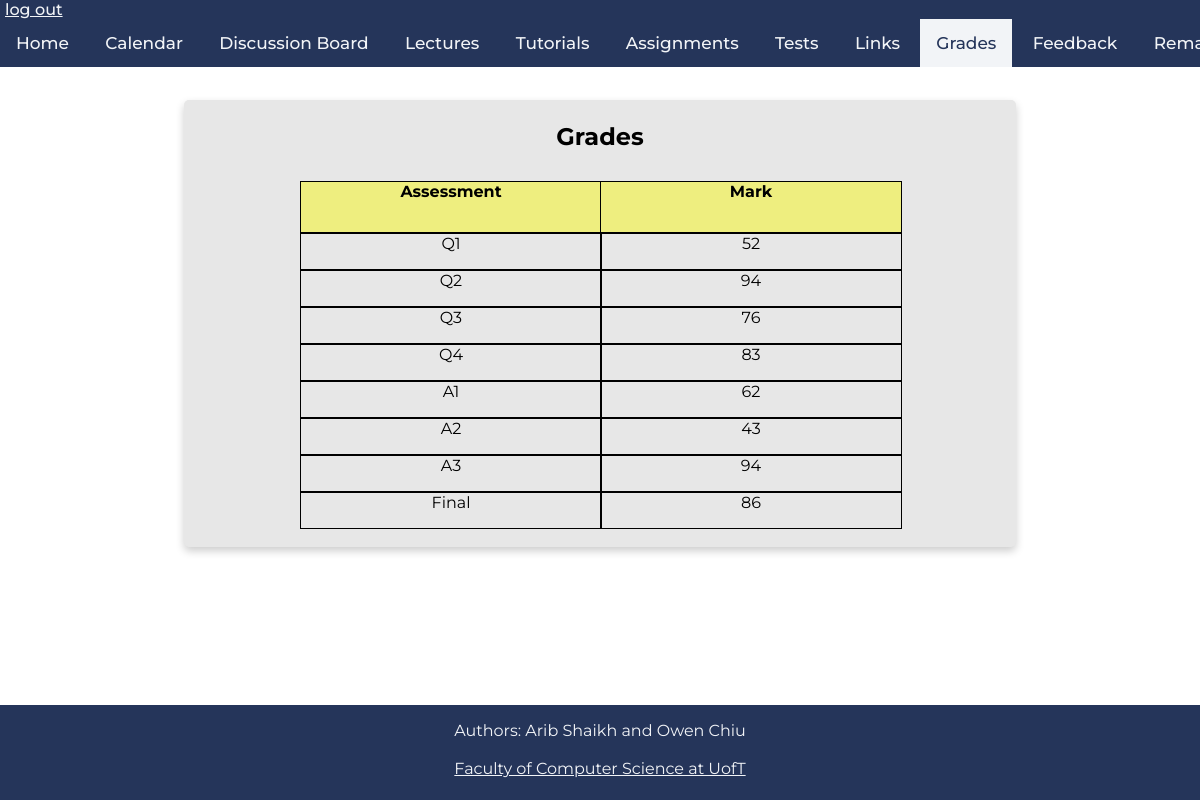
The page /grades (signed in) on the database as committed earlier.
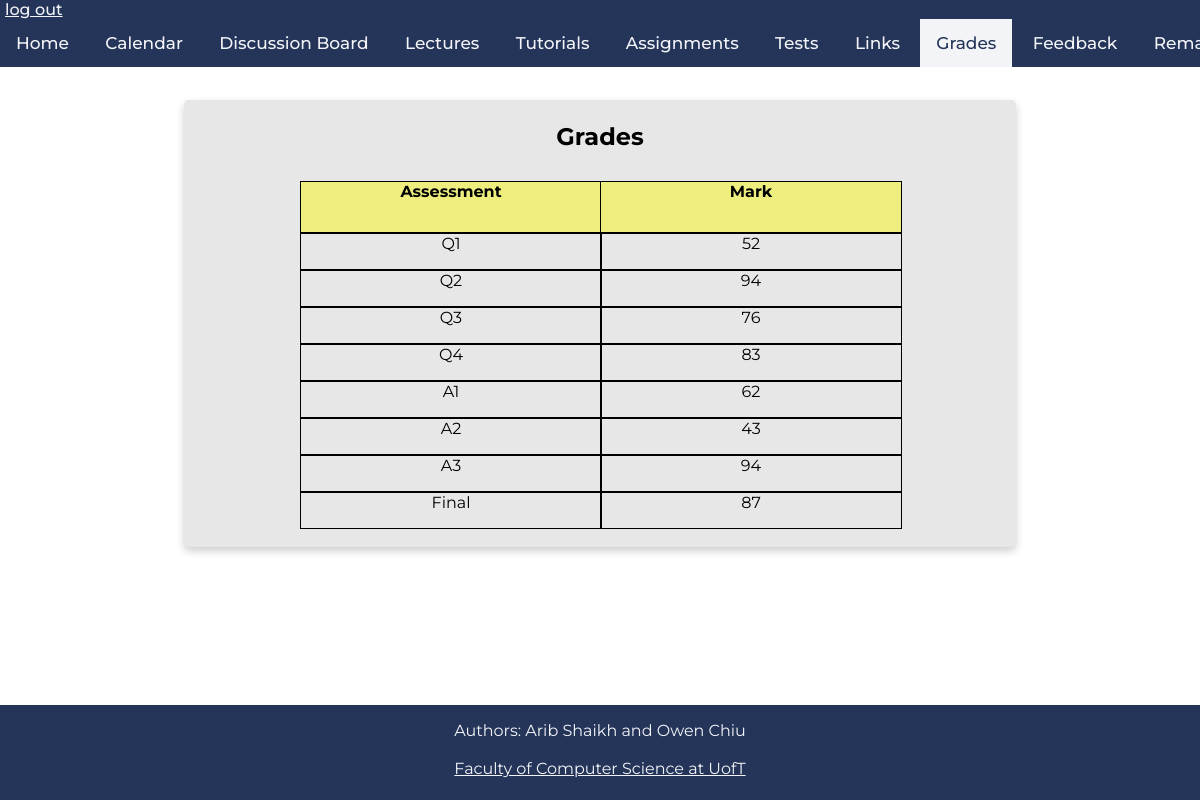
The same page on the database as committed later.
### tables this page shows
CREATE TABLE marks(
	username VARCHAR(256) NOT NULL,
	mark_id VARCHAR(256) NOT NULL,
	mark INTEGER NOT NULL,
	FOREIGN KEY(username) REFERENCES students(username),
	CHECK (mark_id IN ('Q1', 'Q2', 'Q3', 'Q4', 'A1', 'A2', 'A3', 'Final')),
	CHECK (mark > -1 and mark <101)
	);

### app.py (the view, shortened to what this page needs)
@app.route('/grades')
def retrieveGrades():
	if 'username' in session:
		student_session = session.get('student')
		instructor_session = session.get('instructor')
		db = get_db()
		db.row_factory = make_dicts
		if student_session:
			student_grades = query_db(
				"SELECT mark_id, mark FROM marks WHERE username = ?",[session['username']] , one=False)
			db.close()
			return render_template("grades.html", student_grades = student_grades)
	return redirect(url_for('login'))

### app.py (called while the page is built)
def get_db():
    db = getattr(g, '_database', None)
    if db is None:
        db = g._database = sqlite3.connect(DATABASE)
    return db

def make_dicts(cursor, row):
    return dict((cursor.description[idx][0], value)
                for idx, value in enumerate(row))

def query_db(query, args=(), one=False):
    cur = get_db().execute(query, args)
    rv = cur.fetchall()
    cur.close()
    return (rv[0] if rv else None) if one else rv

@app.teardown_appcontext
def close_connection(exception):
    db = getattr(g, '_database', None)
    if db is not None:
        db.close()

### templates/grades.html (shortened to what this page needs)
<!DOCTYPE html>
<html>
    <head>
        <link rel="stylesheet" href="../static/css/main.css" />
        <link rel="stylesheet" href="../static/css/grades.css" />
        <link rel="stylesheet" href="../static/css/navbar_footer.css" />
    </head>
    <body>
        <div class="navbar">
            <a class="logout" href="./logout">log out</a>
            <div class="links">
                <a href="./">Home</a>
                <a href="./calendar">Calendar</a>
                <a href="https://piazza.com/class/kk052lckppx73x" target="_blank">Discussion Board</a>
                <a href="./lectures">Lectures</a>
                <a href="./tutorials">Tutorials</a>
                <a href="./assignments">Assignments</a>
                <a href="./tests">Tests</a>
                <a href="./links">Links</a>
                <a href="./grades" class="active-page" >Grades</a>
                <a href="./feedback">Feedback</a>
                <a href="./remark">Remark Request</a>
            </div>
        </div>
        {% if session['student'] %}
        <div class='Box'>
                <h2>Grades</h2>
                <div class="table">
                        <div class="column">
                            <div class="headerrow">Assessment</div>
                            {% for grades in student_grades %}
                            <div class="row">{{grades['mark_id']}}</div>
                            {% endfor %}
                        </div>
                        <div class="column">
                                <div class="headerrow">Mark</div>
                            {% for grades in student_grades %}
                            <div class="row">{{grades['mark']}}</div>
                            {% endfor %}
                        </div>
                </div>
        </div>
        {% endif %}
        <footer>
                <p>Authors: Arib Shaikh and Owen Chiu<br>
                <br>
                <a href="https://web.cs.toronto.edu/" target="_blank">Faculty of Computer Science at UofT</a></p>
            </footer>
    </body>

### static/css/main.css (style rules this page uses)
html { font-family: 'Montserrat', sans-serif; }
body { height:100vh; margin: 0px; display:flex; flex-direction:column; text-align: center; }
.Box { background-color: rgb(231, 231, 231); display: flex; flex-direction: column; flex-grow: 1; margin:0px auto; margin-bottom: 12px; box-shadow: 0 4px 8px 0 rgba(0, 0, 0, 0.2); transition: 0.3s; border-radius: 5px; padding: 2px 16px; text-align: center; justify-content: center; align-items: center; width: 800px; }

### static/css/grades.css (style rules this page uses)
.Box { flex-grow: 0; margin-top: 100px; margin-bottom: 50px; }
.table { display: flex; margin: auto; margin-top: 10px; width: 75%; }
.column { margin-bottom: 1em; width: 100%; }
.row { border: 1px black solid; height: 35px; margin: auto; width: 100%; text-align: center; padding: 0 0; }
.headerrow { border: 1px black solid; height: 50px; margin: auto; width: 100%; text-align: center; padding: 0 0; font-weight: bold; background-color: rgb(238, 238, 127); }

### static/css/navbar_footer.css (style rules this page uses)
.navbar { background-color: #25355A; overflow: auto; white-space: nowrap; position: fixed; top: 0; font-weight: 500; width: 100%; margin-left: 0px; text-align: left; }
.logout { padding-left: 5px; padding-bottom: 5px; color:#F2F4F7 }
.links { text-align: center; }
.links a { display: inline-block; color: #F2F4F7; text-align: center; padding: 14px 16px; text-decoration: none; font-size: 17px; }
.links a.active-page { background-color: #F2F4F7; color: #25355A; }
footer { min-height:95px; margin-top: auto; text-align: center; background-color: #25355A; color: #F2F4F7; }
footer a { color: #F2F4F7; margin-bottom: 10px; }
footer p { margin-right: 0px; margin-left: 0px; }

Rows that differ between the two databases and show on the page:
changed marks "Final": mark "86" → "87"
